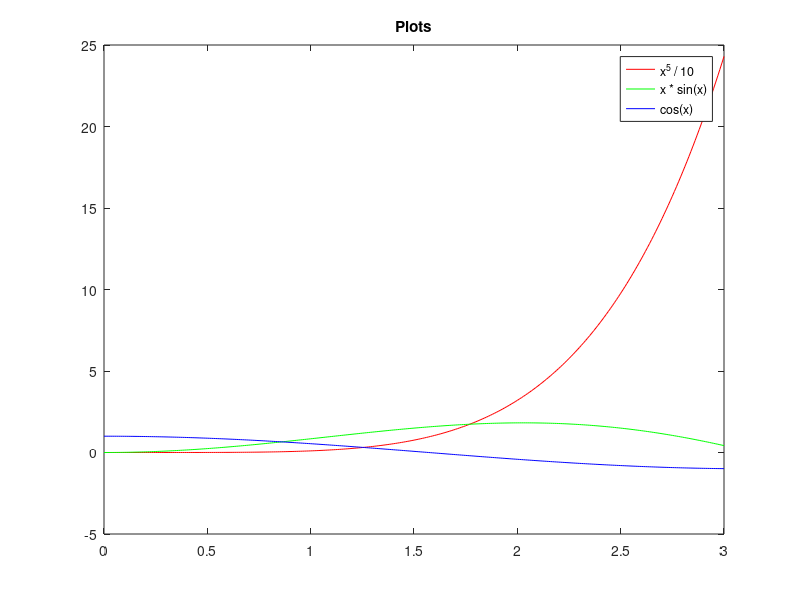

Write the MATLAB code that produced this figure.
x = 0:0.01:3;
f0 = x.^5 / 10;
f1 = x .* sin(x);
f2 = cos(x);

plot(x, f0, '-r', x, f1, '-g', x, f2, '-b')
title("Plots")
legend("x^5 / 10", "x * sin(x)", "cos(x)")